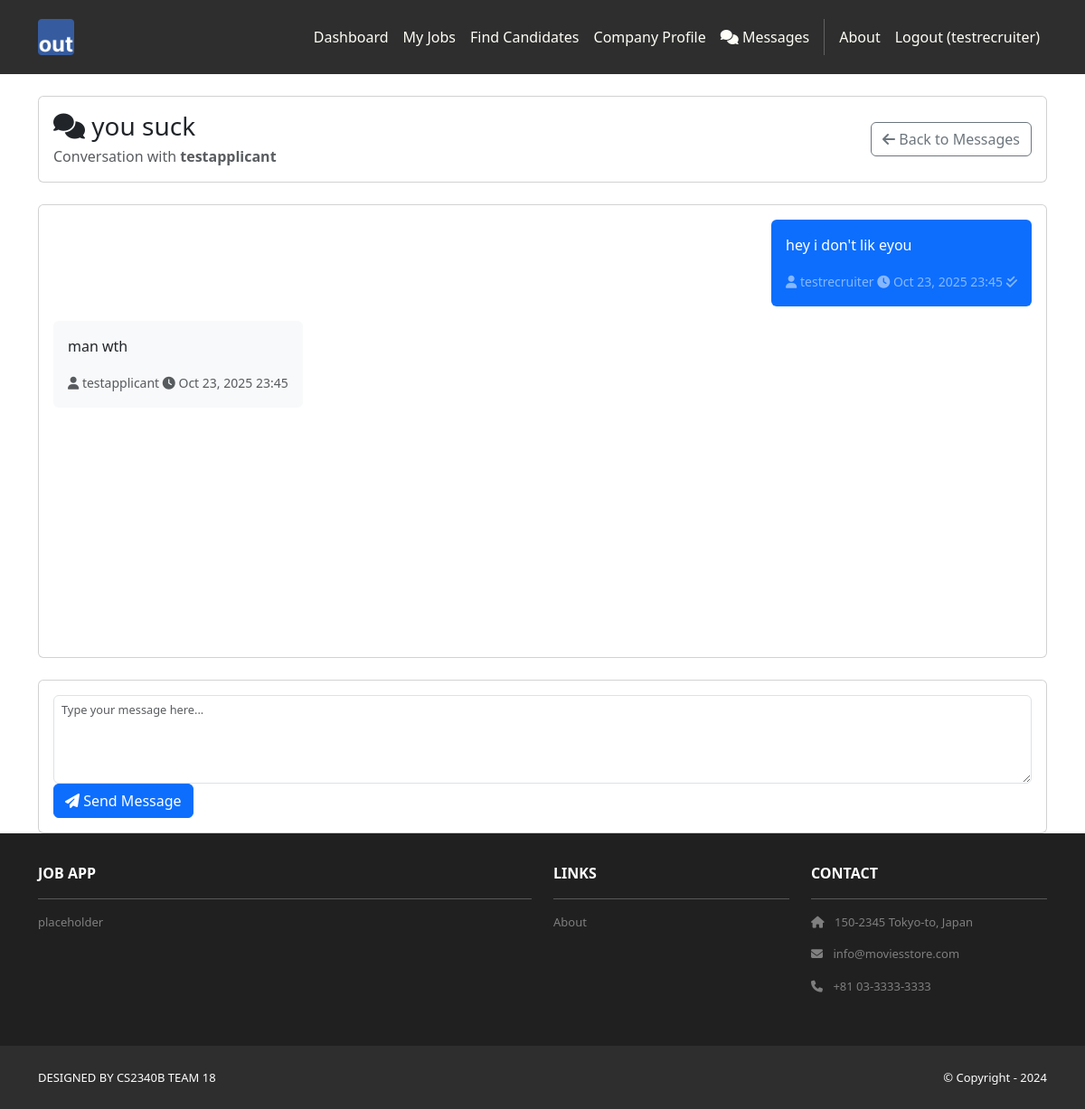
The page /messaging/3/ (signed in) on the database its author committed.
### messaging/models.py (models this page shows, shortened)
class Conversation(models.Model):
    recruiter = models.ForeignKey(User, on_delete=models.CASCADE, related_name='recruiter_conversations')
    applicant = models.ForeignKey(User, on_delete=models.CASCADE, related_name='applicant_conversations')
    job_application = models.ForeignKey('jobs.JobApplication', on_delete=models.SET_NULL, null=True, blank=True, related_name='conversations')
    subject = models.CharField(max_length=200, help_text="Conversation subject")
    is_active = models.BooleanField(default=True, help_text="Whether the conversation is still active")
    created_at = models.DateTimeField(auto_now_add=True)
    updated_at = models.DateTimeField(auto_now=True)
    last_message_at = models.DateTimeField(null=True, blank=True)
    class Meta:
        unique_together = ['recruiter', 'applicant', 'job_application']
        ordering = ['-last_message_at', '-created_at']
        verbose_name = "Conversation"
        verbose_name_plural = "Conversations"
    def get_other_participant(self, user):
        if user == self.recruiter:
            return self.applicant
        elif user == self.applicant:
            return self.recruiter
        return None
    def mark_as_read(self, user):
        self.messages.filter(is_read=False).exclude(sender=user).update(is_read=True)

class Message(models.Model):
    conversation = models.ForeignKey(Conversation, on_delete=models.CASCADE, related_name='messages')
    sender = models.ForeignKey(User, on_delete=models.CASCADE, related_name='sent_messages')
    recipient = models.ForeignKey(User, on_delete=models.CASCADE, related_name='received_messages')
    content = models.TextField(help_text="Message content")
    is_read = models.BooleanField(default=False, help_text="Whether the message has been read")
    created_at = models.DateTimeField(auto_now_add=True)
    read_at = models.DateTimeField(null=True, blank=True)
    class Meta:
        ordering = ['created_at']
        verbose_name = "Message"
        verbose_name_plural = "Messages"

### messaging/views.py (the view)
# urls.py: path('<int:conversation_id>/', views.conversation_detail, name='conversation_detail'),
@login_required
def conversation_detail(request, conversation_id):
    conversation = get_object_or_404(Conversation, id=conversation_id)
    if request.user not in [conversation.recruiter, conversation.applicant]:
        raise Http404("Conversation not found")
    conversation.mark_as_read(request.user)
    message_list = conversation.messages.all()
    paginator = Paginator(message_list, 20)
    page_number = request.GET.get('page')
    page_obj = paginator.get_page(page_number)
    message_form = MessageForm()
    context = {
        'conversation': conversation,
        'page_obj': page_obj,
        'message_form': message_form,
        'other_participant': conversation.get_other_participant(request.user),
        'user_type': request.user.userprofile.user_type,
        'template_data': {
            'title': f'Messages - {conversation.subject}',
            'user_type': request.user.userprofile.user_type,
        },
    }
    return render(request, 'messages/conversation_detail.html', context)

### messaging/forms.py (shortened to what this page needs)
class MessageForm(forms.ModelForm):
    class Meta:
        model = Message
        fields = ['content']
        widgets = {
            'content': forms.Textarea(attrs={
                'class': 'form-control',
                'rows': 4,
                'placeholder': 'Type your message here...',
                'required': True
            }),
        }

### messages/templates/messages/conversation_detail.html (shortened to what this page needs)
{% extends 'base.html' %}
{% load static %}
{% block content %}
<div class="container mt-4">
    <div class="row">
        <div class="col-md-12">
            <div class="card mb-4">
                <div class="card-body">
                    <div class="d-flex justify-content-between align-items-center">
                        <div>
                            <h3 class="mb-1">
                                <i class="fas fa-comments"></i> {{ conversation.subject }}
                            </h3>
                            <p class="text-muted mb-0">
                                Conversation with
                                <strong>{{ other_participant.username }}</strong>
                                {% if other_participant.userprofile.user_type == 'recruiter' %}
                                    <span class="badge badge-primary ml-2">Recruiter</span>
                                {% else %}
                                    <span class="badge badge-success ml-2">Applicant</span>
                                {% endif %}
                            </p>
                        </div>
                        <div>
                            <a href="{% url 'messages:conversation_list' %}" class="btn btn-outline-secondary">
                                <i class="fas fa-arrow-left"></i> Back to Messages
                            </a>
                        </div>
                    </div>
                </div>
            </div>
            <div class="card mb-4">
                <div class="card-body" id="messages-container" style="height: 500px; overflow-y: auto;">
                    {% if page_obj %}
                        {% for message in page_obj %}
                            <div class="message mb-3 {% if message.sender == user %}text-right{% else %}text-left{% endif %}">
                                <div class="d-flex {% if message.sender == user %}justify-content-end{% else %}justify-content-start{% endif %}">
                                    <div class="message-bubble {% if message.sender == user %}bg-primary text-white{% else %}bg-light{% endif %} p-3 rounded" style="max-width: 70%;">
                                        <div class="message-content">
                                            {{ message.content|linebreaks }}
                                        </div>
                                        <div class="message-meta mt-2">
                                            <small class="{% if message.sender == user %}text-white-50{% else %}text-muted{% endif %}">
                                                <i class="fas fa-user"></i> {{ message.sender.username }}
                                                <i class="fas fa-clock ml-2"></i> {{ message.created_at|date:"M d, Y H:i" }}
                                                {% if message.is_read and message.sender == user %}
                                                    <i class="fas fa-check-double ml-2"></i>
                                                {% endif %}
                                            </small>
                                        </div>
                                    </div>
                                </div>
                            </div>
                        {% endfor %}
                    {% else %}
                        <div class="text-center text-muted py-5">
                            <i class="fas fa-comment-slash fa-3x mb-3"></i>
                            <p>No messages yet. Start the conversation!</p>
                        </div>
                    {% endif %}
                </div>
            </div>
            <div class="card">
                <div class="card-body">
                    <form id="message-form" method="post" action="{% url 'messages:send_message' conversation.id %}">
                        <div class="form-group">
                            {{ message_form.content }}
                        </div>
                        <div class="text-right">
                            <button type="submit" class="btn btn-primary">
                                <i class="fas fa-paper-plane"></i> Send Message
                            </button>
                        </div>
                    </form>
                </div>
            </div>
        </div>
    </div>
</div>
{% endblock %}

### jobapp/templates/base.html (shortened to what this page needs)
<!DOCTYPE html>
<html>
    {% load static %}
  <head>
    <link href="https://cdn.jsdelivr.net/npm/bootstrap@5.3.3/dist/css/bootstrap.min.css" rel="stylesheet">
    <link rel="stylesheet" href="https://cdnjs.cloudflare.com/ajax/libs/font-awesome/6.1.1/css/all.min.css">
    <link rel="stylesheet" type="text/css"
          href="{% static 'css/style.css' %}">
  </head>
  <body>
     <nav class="p-3 navbar navbar-dark bg-dark
         navbar-expand-lg">
      <div class="container">
        <a class="navbar-brand"
           href="{% url 'home.index' %}">
          <img src="{% static 'img/logo.png' %}" alt="logo"
               height="40" />
        </a>
        <div class="collapse navbar-collapse"
             id="navbarNavAltMarkup">
          <div class="navbar-nav ms-auto navbar-ml">
            {% if user.is_authenticated %}
              {% if template_data.user_type == 'applicant' %}
                <a class="nav-link" href="{% url 'applicants:dashboard' %}">Dashboard</a>
                <a class="nav-link" href="{% url 'applicants:profile' %}">My Profile</a>
              {% elif template_data.user_type == 'recruiter' %}
                <a class="nav-link" href="{% url 'recruiters:dashboard' %}">Dashboard</a>
                <a class="nav-link" href="{% url 'jobs:recruiter_jobs' %}">My Jobs</a>
                <a class="nav-link" href="{% url 'recruiters:candidates' %}">Find Candidates</a>
                <a class="nav-link" href="{% url 'recruiters:profile' %}">Company Profile</a>
              {% endif %}
              <a class="nav-link" href="{% url 'messaging:conversation_list' %}">
                <i class="fas fa-comments"></i> Messages
              </a>
              <a class="nav-link" href="{% url 'home.about' %}">About</a>
              <a class="nav-link" href="{% url 'accounts.logout' %}">Logout ({{user.username }})</a>
            {% else %}
              <a class="nav-link" href="{% url 'home.about' %}">About</a>
              <div class="vr bg-white mx-2 d-none d-lg-block"></div>
              <a class="nav-link" href="{% url 'accounts.login' %}">Login</a>
              <a class="nav-link" href="{% url 'accounts.signup' %}">Sign Up</a>
            {% endif %}
          </div>
        </div>
      </div>
    </nav>
    <div>
      {% block content %}
      {% endblock content %}
    </div>
     <section class="p-3 ms-footer d-none d-md-block">
      <div class="container">
        <div class="row mt-3 text-white">
          <div class="col-md-6 col-lg-6 col-xl-6
               mx-auto mb-4">
            <b>JOB APP</b>
            <hr />
            <p>
              placeholder
            </p>
          </div>
          <div class="col-md-3 col-lg-3 col-xl-3
               mx-auto mb-4">
            <b>LINKS</b>
            <hr />
            <p><a class="nav-link"
              href="{% url 'home.about' %}">
              About
            </a></p>
          </div>
          <div class="col-md-3 col-lg-3 col-xl-3 mx-auto
               mb-4">
            <b>CONTACT</b>
            <hr />
            <p><i class="fas fa-home me-2"></i>
              150-2345 Tokyo-to, Japan
            </p>
            <p><i class="fas fa-envelope me-2"></i>
              info@moviesstore.com
            </p>
            <p><i class="fas fa-phone me-2"></i>
              +81 03-3333-3333
            </p>
          </div>
        </div>
      </div>
    </section>
    <section class="p-3 ms-footer-bottom bg-dark">
      <div class="container d-flex
           justify-content-between">
        <div class="me-5 text-white">
          <span>DESIGNED BY
            CS2340B TEAM 18
          </span>
        </div>
        <div class="text-white">
          <span>© Copyright - 2024</span>
        </div>
      </div>
    </section>
  </body>
</html>

### jobapp/static/css/style.css (style rules this page uses)
.navbar a.nav-link { color: #FFFEF6 !important; }
.bg-dark { background-color: #2E2E2E !important; }
.ms-footer { background-color: #202020; }
.ms-footer p { color: #7F7F7F; font-size: 13px; }
.ms-footer-bottom span { font-size: 13px; line-height: 38px; }
.card-body .form-control { font-size: 0.875rem; padding: 0.375rem 0.5rem; }
.card-body .form-control::placeholder { font-size: 0.8rem; }

### rows shown on the page
Conversation: subject "you suck"
Message: content "hey i don't lik eyou", sender.username "testrecruiter", created_at "Oct 23, 2025 23:45", is_read True (drawn)
Message: content "man wth", sender.username "testapplicant", created_at "Oct 23, 2025 23:45"

### other values the page prints
{{ user.username }} "testrecruiter"
{{ other_participant.username }} "testapplicant"
